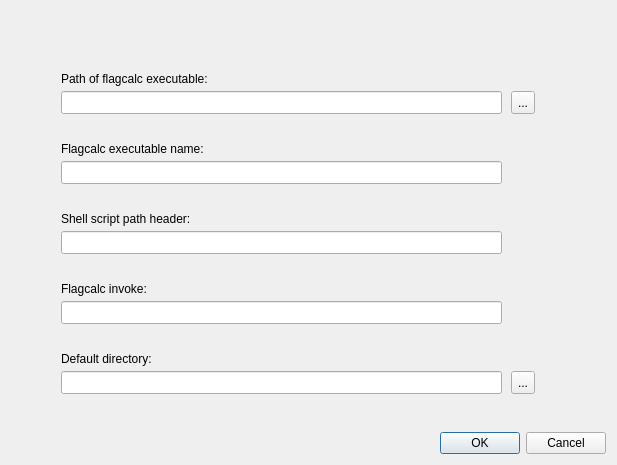
<?xml version="1.0" encoding="UTF-8"?>
<ui version="4.0">
 <class>settingsDialog</class>
 <widget class="QDialog" name="settingsDialog">
  <property name="geometry">
   <rect>
    <x>0</x>
    <y>0</y>
    <width>617</width>
    <height>465</height>
   </rect>
  </property>
  <property name="windowTitle">
   <string>Dialog</string>
  </property>
  <layout class="QVBoxLayout" name="verticalLayout">
   <item>
    <widget class="QWidget" name="widget" native="true">
     <widget class="QLineEdit" name="flagcalcexecutablepathedit">
      <property name="geometry">
       <rect>
        <x>50</x>
        <y>80</y>
        <width>441</width>
        <height>23</height>
       </rect>
      </property>
     </widget>
     <widget class="QToolButton" name="flagcalcexecutablebutton">
      <property name="geometry">
       <rect>
        <x>500</x>
        <y>80</y>
        <width>24</width>
        <height>23</height>
       </rect>
      </property>
      <property name="text">
       <string>...</string>
      </property>
      <property name="icon">
       <iconset theme="QIcon::ThemeIcon::DocumentOpen"/>
      </property>
     </widget>
     <widget class="QLabel" name="label">
      <property name="geometry">
       <rect>
        <x>50</x>
        <y>60</y>
        <width>191</width>
        <height>16</height>
       </rect>
      </property>
      <property name="text">
       <string>Path of flagcalc executable:</string>
      </property>
     </widget>
     <widget class="QLabel" name="label_2">
      <property name="geometry">
       <rect>
        <x>50</x>
        <y>200</y>
        <width>191</width>
        <height>16</height>
       </rect>
      </property>
      <property name="text">
       <string>Shell script path header:</string>
      </property>
     </widget>
     <widget class="QLineEdit" name="flagcalcheaderedit">
      <property name="geometry">
       <rect>
        <x>50</x>
        <y>220</y>
        <width>441</width>
        <height>23</height>
       </rect>
      </property>
     </widget>
     <widget class="QLabel" name="label_3">
      <property name="geometry">
       <rect>
        <x>50</x>
        <y>270</y>
        <width>191</width>
        <height>16</height>
       </rect>
      </property>
      <property name="text">
       <string>Flagcalc invoke:</string>
      </property>
     </widget>
     <widget class="QLineEdit" name="flagcalcinvokeedit">
      <property name="geometry">
       <rect>
        <x>50</x>
        <y>290</y>
        <width>441</width>
        <height>23</height>
       </rect>
      </property>
     </widget>
     <widget class="QLabel" name="label_4">
      <property name="geometry">
       <rect>
        <x>50</x>
        <y>340</y>
        <width>191</width>
        <height>16</height>
       </rect>
      </property>
      <property name="text">
       <string>Default directory:</string>
      </property>
     </widget>
     <widget class="QToolButton" name="defaultdirectorybutton">
      <property name="geometry">
       <rect>
        <x>500</x>
        <y>360</y>
        <width>24</width>
        <height>23</height>
       </rect>
      </property>
      <property name="text">
       <string>...</string>
      </property>
      <property name="icon">
       <iconset theme="QIcon::ThemeIcon::DocumentOpen"/>
      </property>
     </widget>
     <widget class="QLineEdit" name="defaultdirectoryedit">
      <property name="geometry">
       <rect>
        <x>50</x>
        <y>360</y>
        <width>441</width>
        <height>23</height>
       </rect>
      </property>
     </widget>
     <widget class="QLabel" name="label_5">
      <property name="geometry">
       <rect>
        <x>50</x>
        <y>130</y>
        <width>191</width>
        <height>16</height>
       </rect>
      </property>
      <property name="text">
       <string>Flagcalc executable name:</string>
      </property>
     </widget>
     <widget class="QLineEdit" name="flagcalcexecutablenameedit">
      <property name="geometry">
       <rect>
        <x>50</x>
        <y>150</y>
        <width>441</width>
        <height>23</height>
       </rect>
      </property>
     </widget>
    </widget>
   </item>
   <item>
    <widget class="QDialogButtonBox" name="buttonBox">
     <property name="orientation">
      <enum>Qt::Orientation::Horizontal</enum>
     </property>
     <property name="standardButtons">
      <set>QDialogButtonBox::StandardButton::Cancel|QDialogButtonBox::StandardButton::Ok</set>
     </property>
    </widget>
   </item>
  </layout>
 </widget>
 <resources/>
 <connections>
  <connection>
   <sender>buttonBox</sender>
   <signal>accepted()</signal>
   <receiver>settingsDialog</receiver>
   <slot>accept()</slot>
   <hints>
    <hint type="sourcelabel">
     <x>248</x>
     <y>254</y>
    </hint>
    <hint type="destinationlabel">
     <x>157</x>
     <y>274</y>
    </hint>
   </hints>
  </connection>
  <connection>
   <sender>buttonBox</sender>
   <signal>rejected()</signal>
   <receiver>settingsDialog</receiver>
   <slot>reject()</slot>
   <hints>
    <hint type="sourcelabel">
     <x>316</x>
     <y>260</y>
    </hint>
    <hint type="destinationlabel">
     <x>286</x>
     <y>274</y>
    </hint>
   </hints>
  </connection>
 </connections>
</ui>
